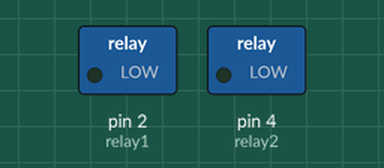
A sketch run on a simulated Arduino Uno, built with avr-gcc and run on an emulated ATmega328P. Parts: switched loads named in the sketch (green lamp = pin HIGH). Dashed ring = blinking.

Above: at 0.5 s.
Timing chart, 0 to 4.6 s (numbered marks = the images above):
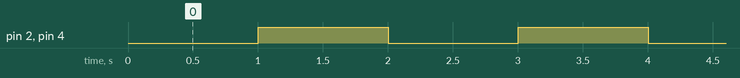

Measured:
- by itself, pin 2 (relay1), pin 4 (relay2): alternates HIGH for 1.0 s and LOW for 1.0 s

The sketch:

relay.ino
```cpp
#define relay1   2
#define relay2   4

void setup() {
  pinMode(relay1, OUTPUT);
  pinMode(relay2, OUTPUT);
}

void loop() {
  digitalWrite(relay1, LOW);
  digitalWrite(relay2, LOW);
  delay(1000);
  digitalWrite(relay1, HIGH);
  digitalWrite(relay2, HIGH);
  delay(1000);
}
```
